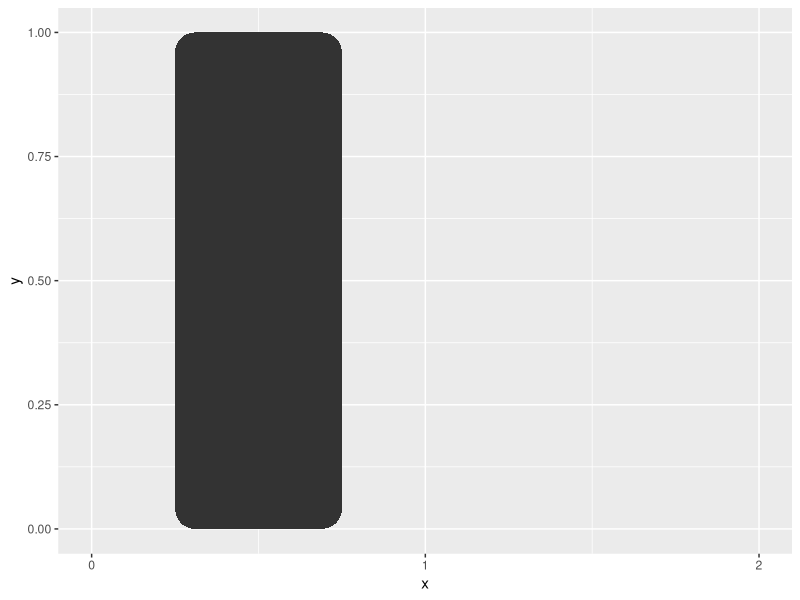

This chart was generated by the following R code: (Note: this script raises an error after producing the figure.)
## ---- chunk 1
library(ggforce)
## ---- chunk 2
shape <- data.frame(
  x = c(0.25, 0.75,0.75,0.25),
  y = c(0, 0,1,1)
)

ggplot(shape, aes(x = x, y = y)) +
  #geom_polygon(fill = 'red') +
  geom_shape(radius = unit(0.5, 'cm'))+
    scale_x_continuous(breaks = seq(0,2,1), limits = c(0,2))
## ---- chunk 3
df <- data.frame(trt = c("a", "b", "c"), outcome = c(2.3, 1.9, 3.2))

width <- .9

df <- df |>
    mutate(trt = factor(trt)) |>
    dplyr::reframe(
        data.frame(
            x = rep(as.numeric(trt) + width / 2 * c(-1, 1), each = 2), # 指定条形图四个角的坐标
            outcome = c(c(0, outcome), rev(c(0, outcome)))
        ),
        .by = trt
    )
df

ggplot(df, aes(x, outcome, fill = trt)) +
    geom_shape(radius = .05)+
    scale_x_continuous(breaks = 1:3,labels = c("a","b","c"))+
    theme(
        axis.title.x = element_blank()
    )

## ---- chunk 4
library(ggforce)
ggplot(iris, aes(Petal.Length, Petal.Width, colour = Species)) +
  geom_point() +
  facet_zoom(x = Species == "versicolor")
